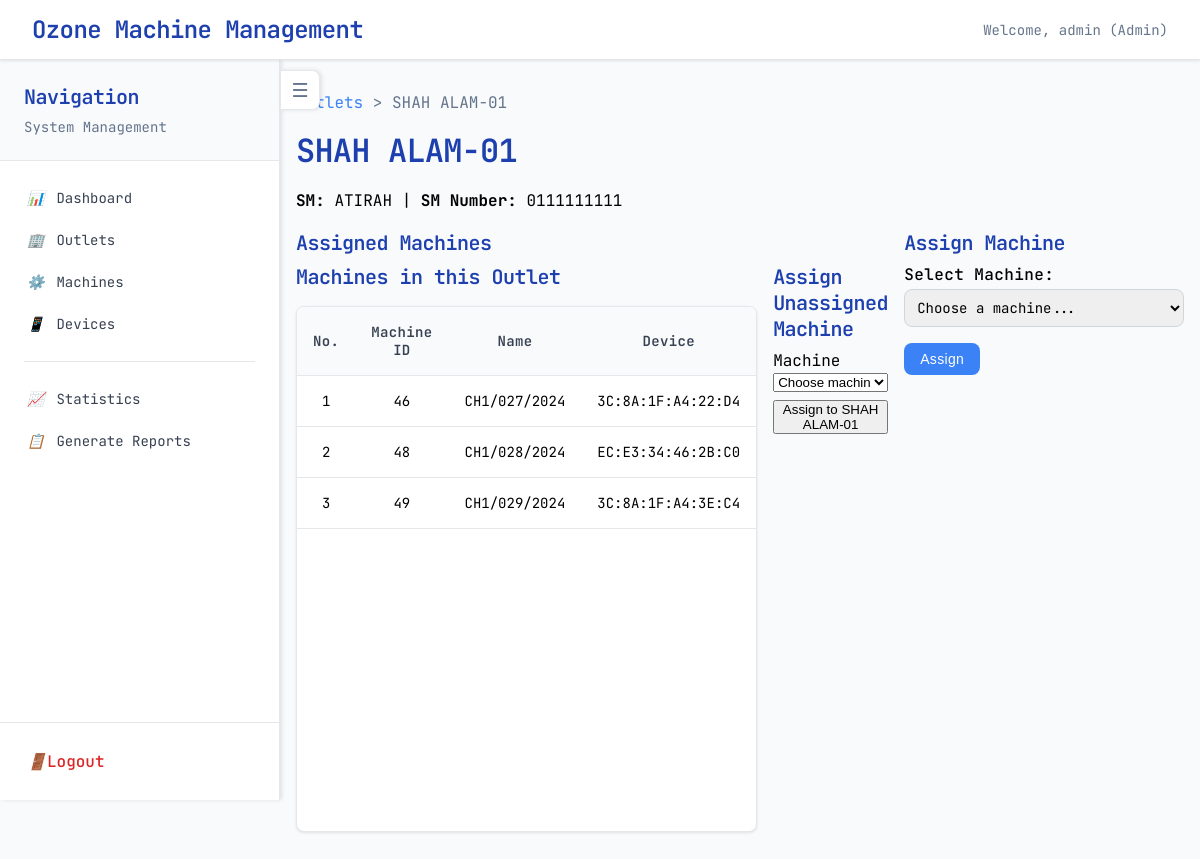
/outlets/23/manage/ (signed in), run on an earlier commit of the app's database.
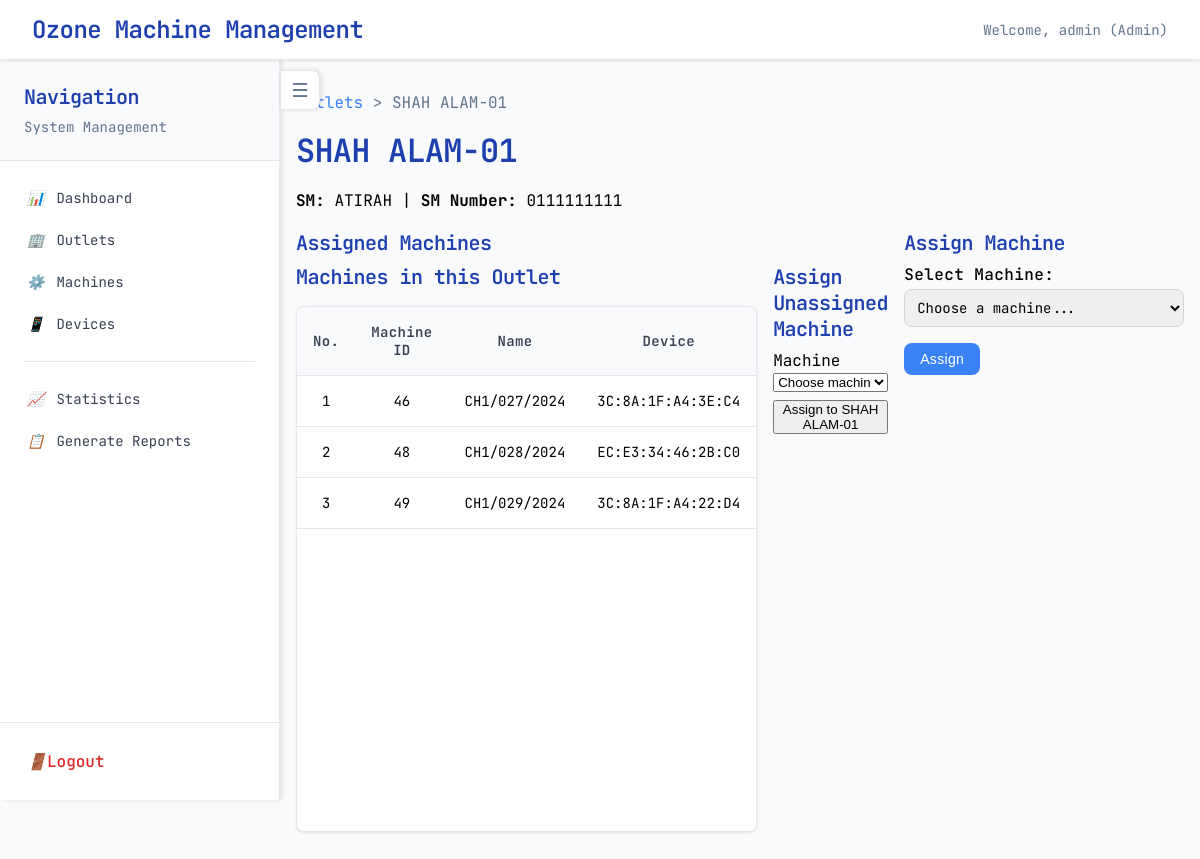
And on a later commit of the database.
### telemetry/models.py (models this page shows, shortened)
class User(AbstractUser):
    ROLE_ADMIN = 'admin'
    ROLE_P2 = 'p2'
    ROLE_DMM = 'dmm'
    ROLE_DEALER = 'dealer'
    ROLE_CHOICES = [
        (ROLE_ADMIN, 'Admin'),
        (ROLE_P2, 'P2 (Perodua HQ)'),
        (ROLE_DMM, 'DMM (Perodua Dealer)'),
        (ROLE_DEALER, 'Dealer (Non-Perodua)'),
    ]
    role = models.CharField(max_length=16, choices=ROLE_CHOICES, default=ROLE_DEALER)

class Outlet(models.Model):
    outlet_id = models.AutoField(primary_key=True)
    outlet_name = models.CharField(max_length=200)
    region = models.CharField(
        max_length=32,
        blank=True,
        null=True,
        help_text="Geographical region for reporting"
    )
    pic_sm = models.CharField(max_length=100, blank=True, null=True, help_text="Person in charge (SM)")
    sm_number = models.CharField(max_length=30, blank=True, null=True, help_text="SM phone number")
    total_sva = models.IntegerField(default=0, help_text="Total Service Advisors")
    avg_intake_service = models.IntegerField(default=0)
    num_machines = models.IntegerField(default=0, help_text="Number of machines at this outlet")
    created_at = models.DateTimeField(auto_now_add=True)
    updated_at = models.DateTimeField(auto_now=True)
    class Meta:
        ordering = ["outlet_name"]

class Machine(models.Model):
    machine_id = models.AutoField(primary_key=True)
    machine_code = models.CharField(max_length=255)
    outlet = models.ForeignKey(
        Outlet,
        related_name='machines',
        on_delete=models.CASCADE,
        null=True,
        blank=True
    )
    device = models.OneToOneField(
        Device,
        related_name='machine',
        on_delete=models.SET_NULL,
        null=True,
        blank=True,
        help_text="Only one device (ESP32) can be bound at a time"
    )
    installed_at = models.DateTimeField(default=timezone.now)
    is_active = models.BooleanField(default=True)
    @property
    def name(self) -> str:
        return self.machine_code

class Device(models.Model):
    mac = models.CharField(max_length=17, unique=True, help_text="MAC address of the ESP32 device", default="00:00:00:00:00:00")
    device_id = models.CharField(max_length=100, unique=True, help_text="Unique device identifier")
    firmware = models.CharField(max_length=50, blank=True, null=True, help_text="Firmware version")
    token = models.CharField(max_length=128, blank=True, null=True, help_text="Authentication token")
    assigned = models.BooleanField(default=False, help_text="Whether device is assigned to a machine")
    last_seen = models.DateTimeField(blank=True, null=True, help_text="Last time device was seen online")
    notes = models.TextField(blank=True, null=True, help_text="Additional notes about the device")
    created_at = models.DateTimeField(auto_now_add=True)
    class Meta:
        ordering = ['-last_seen', 'device_id']

### telemetry/views.py (the view)
# urls.py: path('outlets/<int:outlet_id>/manage/', tv.outlet_manage, name='outlet_manage'),
@login_required
def outlet_manage(request, outlet_id):
    try:
        outlet = Outlet.objects.get(pk=outlet_id)
    except Outlet.DoesNotExist:
        return redirect('outlets_page')
    machines = Machine.objects.filter(outlet=outlet).select_related('device').order_by('machine_id')
    unassigned = Machine.objects.filter(outlet__isnull=True).order_by('machine_id')
    return render(request, 'outlets/manage.html', {"outlet": outlet, "machines": machines, "unassigned": unassigned})

### telemetry/templates/outlets/manage.html (shortened to what this page needs)
{% extends 'base/layout.html' %}
{% block breadcrumb %}
<div class="breadcrumb">
  <a href="/outlets/">Outlets</a> > {{ outlet.outlet_name }}
</div>
{% endblock %}
{% block content %}
<h1>{{ outlet.outlet_name }}</h1>
<p><strong>SM:</strong> {{ outlet.pic_sm|default:'-' }} | <strong>SM Number:</strong> {{ outlet.sm_number|default:'-' }}</p>
<div class="grid">
  <div>
    <h3>Assigned Machines</h3>
    {% include 'outlets/_manage_lists.html' %}
  </div>
  <div>
    <h3>Assign Machine</h3>
    <form method="POST" action="/outlets/{{ outlet.outlet_id }}/assign/">
      <div class="form-group">
        <label for="machine_id">Select Machine:</label>
        <select name="machine_id" required>
          <option value="">Choose a machine...</option>
        </select>
      </div>
      <div class="form-actions">
        <button type="submit" class="btn btn-primary">Assign</button>
      </div>
    </form>
  </div>
</div>
{% endblock %}

### telemetry/templates/base/layout.html (shortened to what this page needs)
<!doctype html>
<html>
<head>
</head>
<body>
  <div class="topbar">
    <div class="topbar-title">Ozone Machine Management</div>
    <div class="topbar-user">Welcome, {{ user.username }} ({{ user.get_role_display }})</div>
  </div>
  <div class="sidebar" id="sidebar">
    <div class="sidebar-header">
      <div class="sidebar-title">Navigation</div>
      <div class="sidebar-subtitle">System Management</div>
    </div>
    <nav class="sidebar-nav">
      <a href="/dashboard/" {% if request.resolver_match.url_name == 'dashboard' %}class="active"{% endif %}>
        <i>📊</i>Dashboard
      </a>
      <a href="/outlets/" {% if 'outlets' in request.resolver_match.url_name %}class="active"{% endif %}>
        <i>🏢</i>Outlets
      </a>
      <a href="/machines/" {% if 'machines' in request.resolver_match.url_name %}class="active"{% endif %}>
        <i>⚙️</i>Machines
      </a>
      <a href="/devices/" {% if 'devices' in request.resolver_match.url_name %}class="active"{% endif %}>
        <i>📱</i>Devices
      </a>
      <div style="height:1px;background:#e5e7eb;margin:1rem 1.5rem;"></div>
      <a href="/statistics/" {% if 'statistics' in request.resolver_match.url_name %}class="active"{% endif %}>
        <i>📈</i>Statistics
      </a>
      <a href="/reports/" {% if 'reports' in request.resolver_match.url_name %}class="active"{% endif %}>
        <i>📋</i>Generate Reports
      </a>
    </nav>
    <div style="position:absolute;bottom:0;left:0;right:0;padding:1rem 0;border-top:1px solid #e5e7eb;background:white;">
      <a href="/logout/" style="display:block;padding:0.75rem 1.5rem;color:#dc2626;text-decoration:none;transition:all 0.2s ease;border-left:3px solid transparent;font-weight:500;">
        <i>🚪</i>Logout
      </a>
    </div>
  </div>
  <div class="sidebar-toggle" onclick="toggleSidebar()"></div>
  <div class="main-content">
    {% block breadcrumb %}{% endblock %}
    {% block content %}{% endblock %}
  </div>
</body>
</html>

### telemetry/templates/outlets/_manage_lists.html (shortened to what this page needs)
<div class="grid">
  <div>
    <h3>Machines in this Outlet</h3>
    <div class="table-container">
      <div class="table-scrollable-outlets">
        <table class="table">
          <thead><tr><th>No.</th><th>Machine ID</th><th>Name</th><th>Device</th></tr></thead>
          <tbody>
            {% for m in machines %}
            <tr>
              <td>{{ forloop.counter }}</td>
              <td>{{ m.machine_id }}</td>
              <td>{{ m.name }}</td>
              <td>{{ m.device.device_id|default:'-' }}</td>
            </tr>
            {% empty %}
            <tr><td colspan="4">No machines assigned</td></tr>
            {% endfor %}
          </tbody>
        </table>
      </div>
    </div>
  </div>
  <div>
    <h3>Assign Unassigned Machine</h3>
    <form action="/outlets/{{ outlet.outlet_id }}/assign/" method="post">
      <label>Machine</label>
      <select name="machine_id" required style="width:100%">
        <option value="" selected>Choose machine...</option>
      </select>
      <button type="submit" style="margin-top:.5rem">Assign to {{ outlet.outlet_name }}</button>
    </form>
  </div>
</div>

What changed in the data, as far as the page shows it:
changed Machine "CH1/027/2024": device.device_id "3C:8A:1F:A4:22:D4" → "3C:8A:1F:A4:3E:C4"
changed Machine "CH1/029/2024": device.device_id "3C:8A:1F:A4:3E:C4" → "3C:8A:1F:A4:22:D4"
